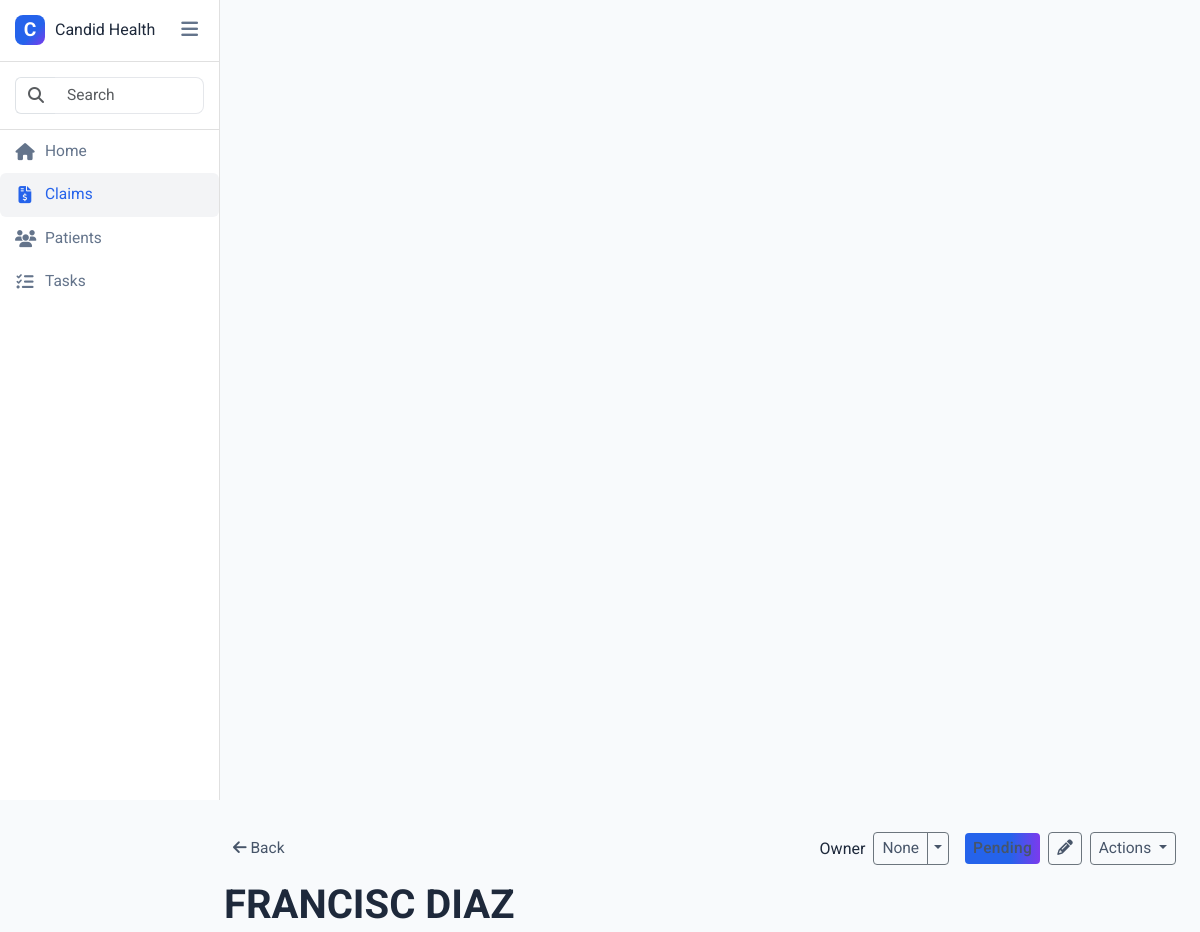
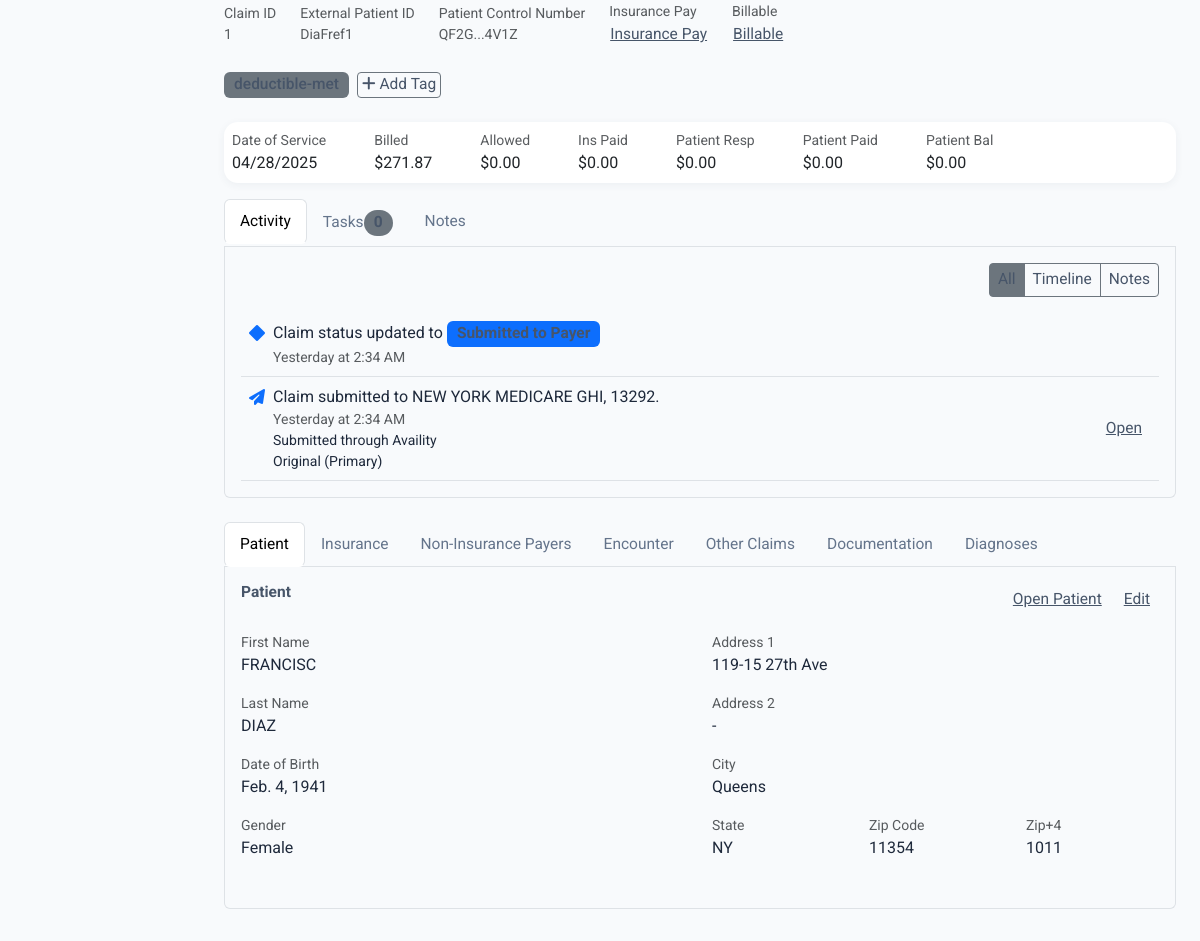
The app's page /claims/1/ with its own data (2 pictures, top to bottom).
### main/models.py (models this page shows, shortened)
class Claim(models.Model):
    STATUS_CHOICES = [
        ('Submitted to Payer', 'Submitted to Payer'),
        ('Pending', 'Pending'),
        ('Approved', 'Approved'),
        ('Denied', 'Denied'),
    ]
    patient = models.ForeignKey(Patient, on_delete=models.CASCADE, null=True, blank=True)
    patient_name = models.CharField(max_length=255)  # Keep for backward compatibility
    service_date = models.DateField()
    payer_name = models.CharField(max_length=255)
    payer_id = models.CharField(max_length=20)
    status = models.CharField(max_length=50, choices=STATUS_CHOICES, default='Pending')
    billed_amount = models.DecimalField(max_digits=10, decimal_places=2)
    allowed_amount = models.DecimalField(max_digits=10, decimal_places=2, default=0.00)
    insurance_paid = models.DecimalField(max_digits=10, decimal_places=2, default=0.00)
    patient_responsibility = models.DecimalField(max_digits=10, decimal_places=2, default=0.00)
    @property
    def get_patient_name(self):
        if self.patient:
            return self.patient.full_name
        return self.patient_name

class Patient(models.Model):
    first_name = models.CharField(max_length=100)
    last_name = models.CharField(max_length=100)
    address_1 = models.CharField(max_length=255)
    address_2 = models.CharField(max_length=255, blank=True)
    city = models.CharField(max_length=100)
    state = models.CharField(max_length=2)
    zip_code = models.CharField(max_length=10)
    zip_plus_4 = models.CharField(max_length=4, blank=True)
    date_of_birth = models.DateField()
    gender = models.CharField(max_length=10)
    external_patient_id = models.CharField(max_length=100, unique=True, editable=False)
    @property
    def full_name(self):
        return f"{self.first_name} {self.last_name}"
    def __str__(self):
        return f"{self.first_name} {self.last_name} ({self.external_patient_id})"

### main/views.py (the view, shortened to what this page needs)
# urls.py: path('claims/<int:claim_id>/', views.claim_detail, name='claim_detail'),
@transaction.atomic
def claim_detail(request, claim_id):
    logger.info(f"Processing claim_detail view for claim_id: {claim_id}")
    claim = get_object_or_404(Claim.objects.select_related('patient'), id=claim_id)
    logger.info(f"Found claim: {claim.id}, patient_name: {claim.patient_name}, patient: {claim.patient}")
    patient = claim.patient
    if request.method == 'POST':
        logger.info(f"Processing POST request for claim {claim.id}")
        form = PatientForm(request.POST, instance=patient)
        if form.is_valid():
            logger.info(f"Form is valid, saving patient {patient.id}")
            patient = form.save(commit=False)
            patient.external_patient_id = patient.external_patient_id  # Preserve the external_patient_id
            patient.save()
            logger.info(f"Saved patient: {patient}")
            updated_claims = Claim.objects.filter(patient=patient).update(
                patient_name=patient.full_name
            )
            logger.info(f"Updated {updated_claims} claims for patient {patient.id}")
            claim.refresh_from_db()
            logger.info(f"Refreshed claim: {claim.id}, patient_name: {claim.patient_name}")
            return redirect('main:claim_detail', claim_id=claim_id)
        else:
            logger.error(f"Form validation failed: {form.errors}")
    else:
        form = PatientForm(instance=patient)
    context = {
        'claim': claim,
        'form': form,
        'patient': patient,
    }
    return render(request, 'main/claim_detail.html', context)

### main/views.py
class PatientForm(forms.ModelForm):
    class Meta:
        model = Patient
        fields = ['first_name', 'last_name', 'address_1', 'address_2', 'city', 'state',
                 'zip_code', 'zip_plus_4', 'date_of_birth', 'gender']
        widgets = {
            'date_of_birth': forms.DateInput(attrs={'type': 'date'}),
        }

### main/templates/main/claim_detail.html (shortened to what this page needs)
{% extends 'main/base.html' %}
{% block content %}
<div class="d-flex align-items-center mb-3">
    <a href="{% url 'main:claims' %}" class="btn btn-sm btn-link text-decoration-none me-2">
        <i class="fas fa-arrow-left"></i> Back
    </a>
    <div class="ms-auto d-flex align-items-center">
        <span class="me-2">Owner</span>
        <div class="btn-group me-3">
            <button class="btn btn-sm btn-outline-secondary">None</button>
            <button class="btn btn-sm btn-outline-secondary dropdown-toggle dropdown-toggle-split" data-bs-toggle="dropdown">
            </button>
        </div>
        <span class="btn btn-sm btn-primary me-2">{{ claim.status }}</span>
        <button class="btn btn-sm btn-outline-secondary me-2">
            <i class="fas fa-pencil"></i>
        </button>
        <div class="dropdown">
            <button class="btn btn-sm btn-outline-secondary dropdown-toggle" data-bs-toggle="dropdown">
                Actions
            </button>
        </div>
    </div>
</div>
<div class="mb-4">
    <h1 class="mb-0">{{ claim.get_patient_name }}</h1>
    <div class="d-flex mt-1 text-muted small align-items-center">
        <div class="me-4">
            <span>Claim ID</span>
            <div>{{ claim.id }}</div>
        </div>
        <div class="me-4">
            <span>External Patient ID</span>
            <div>{{ patient.external_patient_id }}</div>
        </div>
        <div class="me-4">
            <span>Patient Control Number</span>
            <div>QF2G...4V1Z</div>
        </div>
        <div class="me-4">
            <span>Insurance Pay</span>
            <div><a href="#" class="btn btn-link p-0" id="insurancePayBtn">Insurance Pay</a></div>
        </div>
        <div>
            <span>Billable</span>
            <div><a href="#" class="btn btn-link p-0" id="billableBtn">Billable</a></div>
        </div>
    </div>
</div>
<div class="mb-4">
    <div class="d-flex mb-2">
        <span class="badge bg-secondary me-2">deductible-met</span>
        <button class="btn btn-sm btn-outline-secondary px-1 py-0">
            <i class="fas fa-plus"></i> Add Tag
        </button>
    </div>
</div>
<div class="row mb-3">
    <div class="col-12">
        <div class="card">
            <div class="card-body p-2">
                <div class="d-flex">
                    <div class="me-5">
                        <div class="text-muted small">Date of Service</div>
                        <div>{{ claim.service_date|date:"m/d/Y" }}</div>
                    </div>
                    <div class="me-5">
                        <div class="text-muted small">Billed</div>
                        <div>${{ claim.billed_amount }}</div>
                    </div>
                    <div class="me-5">
                        <div class="text-muted small">Allowed</div>
                        <div>${{ claim.allowed_amount }}</div>
                    </div>
                    <div class="me-5">
                        <div class="text-muted small">Ins Paid</div>
                        <div>${{ claim.insurance_paid }}</div>
                    </div>
                    <div class="me-5">
                        <div class="text-muted small">Patient Resp</div>
                        <div>${{ claim.patient_responsibility }}</div>
                    </div>
                    <div class="me-5">
                        <div class="text-muted small">Patient Paid</div>
                        <div>$0.00</div>
                    </div>
                    <div class="me-5">
                        <div class="text-muted small">Patient Bal</div>
                        <div>$0.00</div>
                    </div>
                </div>
            </div>
        </div>
    </div>
</div>
<ul class="nav nav-tabs" id="claimTabs" role="tablist">
    <li class="nav-item" role="presentation">
        <button class="nav-link active" id="activity-tab" data-bs-toggle="tab" data-bs-target="#activity" type="button" role="tab">Activity</button>
    </li>
    <li class="nav-item" role="presentation">
        <button class="nav-link" id="tasks-tab" data-bs-toggle="tab" data-bs-target="#tasks" type="button" role="tab">Tasks <span class="badge rounded-pill text-bg-secondary">0</span></button>
    </li>
    <li class="nav-item" role="presentation">
        <button class="nav-link" id="notes-tab" data-bs-toggle="tab" data-bs-target="#notes" type="button" role="tab">Notes</button>
    </li>
</ul>
<div class="tab-content p-3 border border-top-0 rounded-bottom mb-4">
    <div class="tab-pane fade show active" id="activity" role="tabpanel" aria-labelledby="activity-tab">
        <div class="d-flex justify-content-end mb-3">
            <div class="btn-group">
                <button class="btn btn-sm btn-outline-secondary active">All</button>
                <button class="btn btn-sm btn-outline-secondary">Timeline</button>
                <button class="btn btn-sm btn-outline-secondary">Notes</button>
            </div>
        </div>
        <div class="activity-item p-2 border-bottom">
            <div class="d-flex justify-content-between">
                <div class="d-flex">
                    <i class="fas fa-diamond text-primary me-2 mt-1"></i>
                    <div>
                        <div>Claim status updated to <span class="badge bg-primary">Submitted to Payer</span></div>
                        <div class="text-muted small">Yesterday at 2:34 AM</div>
                    </div>
                </div>
            </div>
        </div>
        <div class="activity-item p-2 border-bottom">
            <div class="d-flex justify-content-between">
                <div class="d-flex">
                    <i class="fas fa-paper-plane text-primary me-2 mt-1"></i>
                    <div>
                        <div>Claim submitted to NEW YORK MEDICARE GHI, 13292.</div>
                        <div class="text-muted small">Yesterday at 2:34 AM</div>
                        <div class="small">Submitted through Availity</div>
                        <div class="small">Original (Primary)</div>
                    </div>
                </div>
                <button class="btn btn-sm btn-link">Open</button>
            </div>
        </div>
    </div>
</div>
<ul class="nav nav-tabs" id="detailTabs" role="tablist">
    <li class="nav-item" role="presentation">
        <button class="nav-link active" id="patient-tab" data-bs-toggle="tab" data-bs-target="#patient" type="button" role="tab">Patient</button>
    </li>
    <li class="nav-item" role="presentation">
        <button class="nav-link" id="insurance-tab" data-bs-toggle="tab" data-bs-target="#insurance" type="button" role="tab">Insurance</button>
    </li>
    <li class="nav-item" role="presentation">
        <button class="nav-link" id="non-insurance-tab" data-bs-toggle="tab" data-bs-target="#non-insurance" type="button" role="tab">Non-Insurance Payers</button>
    </li>
    <li class="nav-item" role="presentation">
        <button class="nav-link" id="encounter-tab" data-bs-toggle="tab" data-bs-target="#encounter" type="button" role="tab">Encounter</button>
    </li>
    <li class="nav-item" role="presentation">
        <button class="nav-link" id="other-claims-tab" data-bs-toggle="tab" data-bs-target="#other-claims" type="button" role="tab">Other Claims</button>
    </li>
    <li class="nav-item" role="presentation">
        <button class="nav-link" id="documentation-tab" data-bs-toggle="tab" data-bs-target="#documentation" type="button" role="tab">Documentation</button>
    </li>
    <li class="nav-item" role="presentation">
        <button class="nav-link" id="diagnoses-tab" data-bs-toggle="tab" data-bs-target="#diagnoses" type="button" role="tab">Diagnoses</button>
    </li>
</ul>
<div class="tab-content p-3 border border-top-0 rounded-bottom">
    <div class="tab-pane fade show active" id="patient" role="tabpanel" aria-labelledby="patient-tab">
        <div class="d-flex justify-content-between mb-3">
            <h5 class="mb-0">Patient</h5>
            <div>
                <a href="{% url 'main:patient_detail' patient.external_patient_id %}" class="btn btn-sm btn-link" id="openPatientBtn">Open Patient</a>
                <button class="btn btn-sm btn-link" id="editPatientBtn">Edit</button>
            </div>
        </div>
        <div id="patientViewMode">
            <div class="row mb-3">
                <div class="col-md-6">
                    <div class="mb-3">
                        <div class="text-muted small">First Name</div>
                        <div>{{ patient.first_name }}</div>
                    </div>
                    <div class="mb-3">
                        <div class="text-muted small">Last Name</div>
                        <div>{{ patient.last_name }}</div>
                    </div>
                    <div class="mb-3">
                        <div class="text-muted small">Date of Birth</div>
                        <div>{{ patient.date_of_birth }}</div>
                    </div>
                    <div class="mb-3">
                        <div class="text-muted small">Gender</div>
                        <div>{{ patient.gender }}</div>
                    </div>
                </div>
                <div class="col-md-6">
                    <div class="mb-3">
                        <div class="text-muted small">Address 1</div>
                        <div>{{ patient.address_1 }}</div>
                    </div>
                    <div class="mb-3">
                        <div class="text-muted small">Address 2</div>
                        <div>{{ patient.address_2|default:"-" }}</div>
                    </div>
                    <div class="mb-3">
                        <div class="text-muted small">City</div>
                        <div>{{ patient.city }}</div>
                    </div>
                    <div class="row">
                        <div class="col-4">
                            <div class="mb-3">
                                <div class="text-muted small">State</div>
                                <div>{{ patient.state }}</div>
                            </div>
                        </div>
                        <div class="col-4">
                            <div class="mb-3">
                                <div class="text-muted small">Zip Code</div>
                                <div>{{ patient.zip_code }}</div>
                            </div>
                        </div>
                        <div class="col-4">
                            <div class="mb-3">
                                <div class="text-muted small">Zip+4</div>
                                <div>{{ patient.zip_plus_4|default:"-" }}</div>
                            </div>
                        </div>
                    </div>
                </div>
            </div>
        </div>
    </div>
</div>
{% endblock %}

### main/templates/main/base.html (style rules this page uses)
body { font-family: 'Roboto', 'Open Sans', 'Lato', Arial, sans-serif; background-color: #f8fafc; color: #1e293b; }
.nav-link { padding: 10px 15px; color: #64748b; display: flex; align-items: center; border-radius: 6px; font-weight: 400; font-size: 0.97rem; transition: background 0.2s, color 0.2s; }
.nav-link:hover, .nav-link.active { background: #f3f4f6; color: #2563eb; }
.btn-primary { background: linear-gradient(90deg, #2563eb 60%, #7c3aed 100%); border: none; font-weight: 500; letter-spacing: 0.02em; }
.badge.bg-secondary { background: #e0e7ef; color: #2563eb; font-weight: 500; border-radius: 6px; font-size: 0.95em; }
.card { border-radius: 14px; border: none; box-shadow: 0 2px 8px rgba(44,62,80,0.06); }
h1, h2, h3, h4, h5, h6 { font-family: 'Roboto', 'Montserrat', 'Open Sans', Arial, sans-serif; font-weight: 700; color: #1e293b; }

### main/templates/main/claim_detail.html (style rules this page uses)
.badge, .btn, .card-title, h2, h3, h4, h5, h6, label { font-size: 0.97rem !important; color: #475569 !important; }

### records on screen
Claim: get_patient_name "FRANCISC DIAZ", id "1", service_date "04/28/2025", billed_amount "271.87", allowed_amount "0.00", insurance_paid "0.00", patient_responsibility "0.00"
Patient: external_patient_id "DiaFref1", first_name "FRANCISC", last_name "DIAZ", date_of_birth "Feb. 4, 1941", gender "Female", address_1 "119-15 27th Ave", address_2 "-", city "Queens", state "NY", zip_code "11354", zip_plus_4 "1011"
